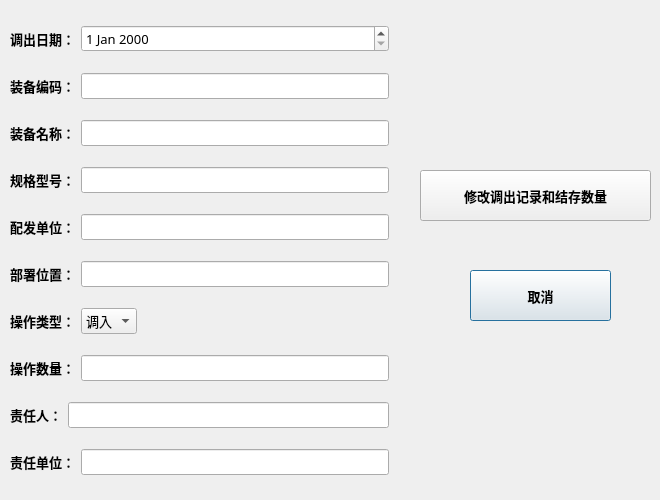
<?xml version="1.0" encoding="UTF-8"?>
<ui version="4.0">
 <class>update_out_log</class>
 <widget class="QDialog" name="update_out_log">
  <property name="geometry">
   <rect>
    <x>0</x>
    <y>0</y>
    <width>660</width>
    <height>500</height>
   </rect>
  </property>
  <property name="windowTitle">
   <string>确认修改调出记录</string>
  </property>
  <widget class="QWidget" name="verticalLayoutWidget">
   <property name="geometry">
    <rect>
     <x>10</x>
     <y>10</y>
     <width>379</width>
     <height>481</height>
    </rect>
   </property>
   <layout class="QVBoxLayout" name="verticalLayout">
    <item>
     <layout class="QHBoxLayout" name="horizontalLayout_2" stretch="0,1">
      <item>
       <widget class="QLabel" name="label_6">
        <property name="font">
         <font>
          <family>微软雅黑</family>
          <pointsize>10</pointsize>
          <weight>75</weight>
          <bold>true</bold>
         </font>
        </property>
        <property name="text">
         <string>调出日期：</string>
        </property>
       </widget>
      </item>
      <item>
       <widget class="QDateEdit" name="dateEdit">
        <property name="font">
         <font>
          <family>微软雅黑</family>
          <pointsize>10</pointsize>
         </font>
        </property>
       </widget>
      </item>
     </layout>
    </item>
    <item>
     <layout class="QHBoxLayout" name="horizontalLayout_6">
      <item>
       <widget class="QLabel" name="label_2">
        <property name="font">
         <font>
          <family>微软雅黑</family>
          <pointsize>10</pointsize>
          <weight>75</weight>
          <bold>true</bold>
         </font>
        </property>
        <property name="text">
         <string>装备编码：</string>
        </property>
       </widget>
      </item>
      <item>
       <widget class="QLineEdit" name="material_id_lineEdit">
        <property name="font">
         <font>
          <family>微软雅黑</family>
          <pointsize>10</pointsize>
         </font>
        </property>
       </widget>
      </item>
     </layout>
    </item>
    <item>
     <layout class="QHBoxLayout" name="horizontalLayout_5">
      <item>
       <widget class="QLabel" name="label_3">
        <property name="font">
         <font>
          <family>微软雅黑</family>
          <pointsize>10</pointsize>
          <weight>75</weight>
          <bold>true</bold>
         </font>
        </property>
        <property name="text">
         <string>装备名称：</string>
        </property>
       </widget>
      </item>
      <item>
       <widget class="QLineEdit" name="material_name_lineEdit">
        <property name="font">
         <font>
          <family>微软雅黑</family>
          <pointsize>10</pointsize>
         </font>
        </property>
        <property name="text">
         <string/>
        </property>
       </widget>
      </item>
     </layout>
    </item>
    <item>
     <layout class="QHBoxLayout" name="horizontalLayout_4">
      <item>
       <widget class="QLabel" name="label">
        <property name="font">
         <font>
          <family>微软雅黑</family>
          <pointsize>10</pointsize>
          <weight>75</weight>
          <bold>true</bold>
         </font>
        </property>
        <property name="text">
         <string>规格型号：</string>
        </property>
       </widget>
      </item>
      <item>
       <widget class="QLineEdit" name="spec_lineEdit">
        <property name="font">
         <font>
          <family>微软雅黑</family>
          <pointsize>10</pointsize>
         </font>
        </property>
       </widget>
      </item>
     </layout>
    </item>
    <item>
     <layout class="QHBoxLayout" name="horizontalLayout_9">
      <item>
       <widget class="QLabel" name="label_9">
        <property name="font">
         <font>
          <family>微软雅黑</family>
          <pointsize>10</pointsize>
          <weight>75</weight>
          <bold>true</bold>
         </font>
        </property>
        <property name="text">
         <string>配发单位：</string>
        </property>
       </widget>
      </item>
      <item>
       <widget class="QLineEdit" name="per_price_lineEdit">
        <property name="font">
         <font>
          <family>微软雅黑</family>
          <pointsize>10</pointsize>
         </font>
        </property>
       </widget>
      </item>
     </layout>
    </item>
    <item>
     <layout class="QHBoxLayout" name="horizontalLayout_10">
      <item>
       <widget class="QLabel" name="label_10">
        <property name="font">
         <font>
          <family>微软雅黑</family>
          <pointsize>10</pointsize>
          <weight>75</weight>
          <bold>true</bold>
         </font>
        </property>
        <property name="text">
         <string>部署位置：</string>
        </property>
       </widget>
      </item>
      <item>
       <widget class="QLineEdit" name="position_lineEdit">
        <property name="font">
         <font>
          <family>微软雅黑</family>
          <pointsize>10</pointsize>
         </font>
        </property>
       </widget>
      </item>
     </layout>
    </item>
    <item>
     <layout class="QHBoxLayout" name="horizontalLayout_3">
      <item>
       <widget class="QLabel" name="label_4">
        <property name="font">
         <font>
          <family>微软雅黑</family>
          <pointsize>10</pointsize>
          <weight>75</weight>
          <bold>true</bold>
         </font>
        </property>
        <property name="text">
         <string>操作类型：</string>
        </property>
       </widget>
      </item>
      <item>
       <widget class="QComboBox" name="comboBox">
        <property name="font">
         <font>
          <family>微软雅黑</family>
          <pointsize>10</pointsize>
         </font>
        </property>
        <item>
         <property name="text">
          <string>调入</string>
         </property>
        </item>
        <item>
         <property name="text">
          <string>调出</string>
         </property>
        </item>
       </widget>
      </item>
      <item>
       <spacer name="horizontalSpacer">
        <property name="orientation">
         <enum>Qt::Horizontal</enum>
        </property>
        <property name="sizeHint" stdset="0">
         <size>
          <width>40</width>
          <height>20</height>
         </size>
        </property>
       </spacer>
      </item>
     </layout>
    </item>
    <item>
     <layout class="QHBoxLayout" name="horizontalLayout">
      <item>
       <widget class="QLabel" name="label_5">
        <property name="font">
         <font>
          <family>微软雅黑</family>
          <pointsize>10</pointsize>
          <weight>75</weight>
          <bold>true</bold>
         </font>
        </property>
        <property name="text">
         <string>操作数量：</string>
        </property>
       </widget>
      </item>
      <item>
       <widget class="QLineEdit" name="num_lineEdit">
        <property name="font">
         <font>
          <family>微软雅黑</family>
          <pointsize>10</pointsize>
         </font>
        </property>
       </widget>
      </item>
     </layout>
    </item>
    <item>
     <layout class="QHBoxLayout" name="horizontalLayout_7">
      <item>
       <widget class="QLabel" name="label_7">
        <property name="font">
         <font>
          <family>微软雅黑</family>
          <pointsize>10</pointsize>
          <weight>75</weight>
          <bold>true</bold>
         </font>
        </property>
        <property name="text">
         <string>责任人：</string>
        </property>
       </widget>
      </item>
      <item>
       <widget class="QLineEdit" name="user_lineEdit">
        <property name="font">
         <font>
          <family>微软雅黑</family>
          <pointsize>10</pointsize>
         </font>
        </property>
       </widget>
      </item>
     </layout>
    </item>
    <item>
     <layout class="QHBoxLayout" name="horizontalLayout_8">
      <item>
       <widget class="QLabel" name="label_8">
        <property name="font">
         <font>
          <family>微软雅黑</family>
          <pointsize>10</pointsize>
          <weight>75</weight>
          <bold>true</bold>
         </font>
        </property>
        <property name="text">
         <string>责任单位：</string>
        </property>
       </widget>
      </item>
      <item>
       <widget class="QLineEdit" name="agree_lineEdit">
        <property name="font">
         <font>
          <family>微软雅黑</family>
          <pointsize>10</pointsize>
         </font>
        </property>
       </widget>
      </item>
     </layout>
    </item>
   </layout>
  </widget>
  <widget class="QPushButton" name="cancel_pushButton">
   <property name="geometry">
    <rect>
     <x>470</x>
     <y>270</y>
     <width>141</width>
     <height>51</height>
    </rect>
   </property>
   <property name="font">
    <font>
     <family>微软雅黑</family>
     <pointsize>10</pointsize>
     <weight>75</weight>
     <bold>true</bold>
    </font>
   </property>
   <property name="text">
    <string>取消</string>
   </property>
  </widget>
  <widget class="QPushButton" name="both_btn">
   <property name="geometry">
    <rect>
     <x>420</x>
     <y>170</y>
     <width>231</width>
     <height>51</height>
    </rect>
   </property>
   <property name="font">
    <font>
     <family>微软雅黑</family>
     <pointsize>10</pointsize>
     <weight>75</weight>
     <bold>true</bold>
    </font>
   </property>
   <property name="text">
    <string>修改调出记录和结存数量</string>
   </property>
  </widget>
 </widget>
 <resources/>
 <connections/>
</ui>
